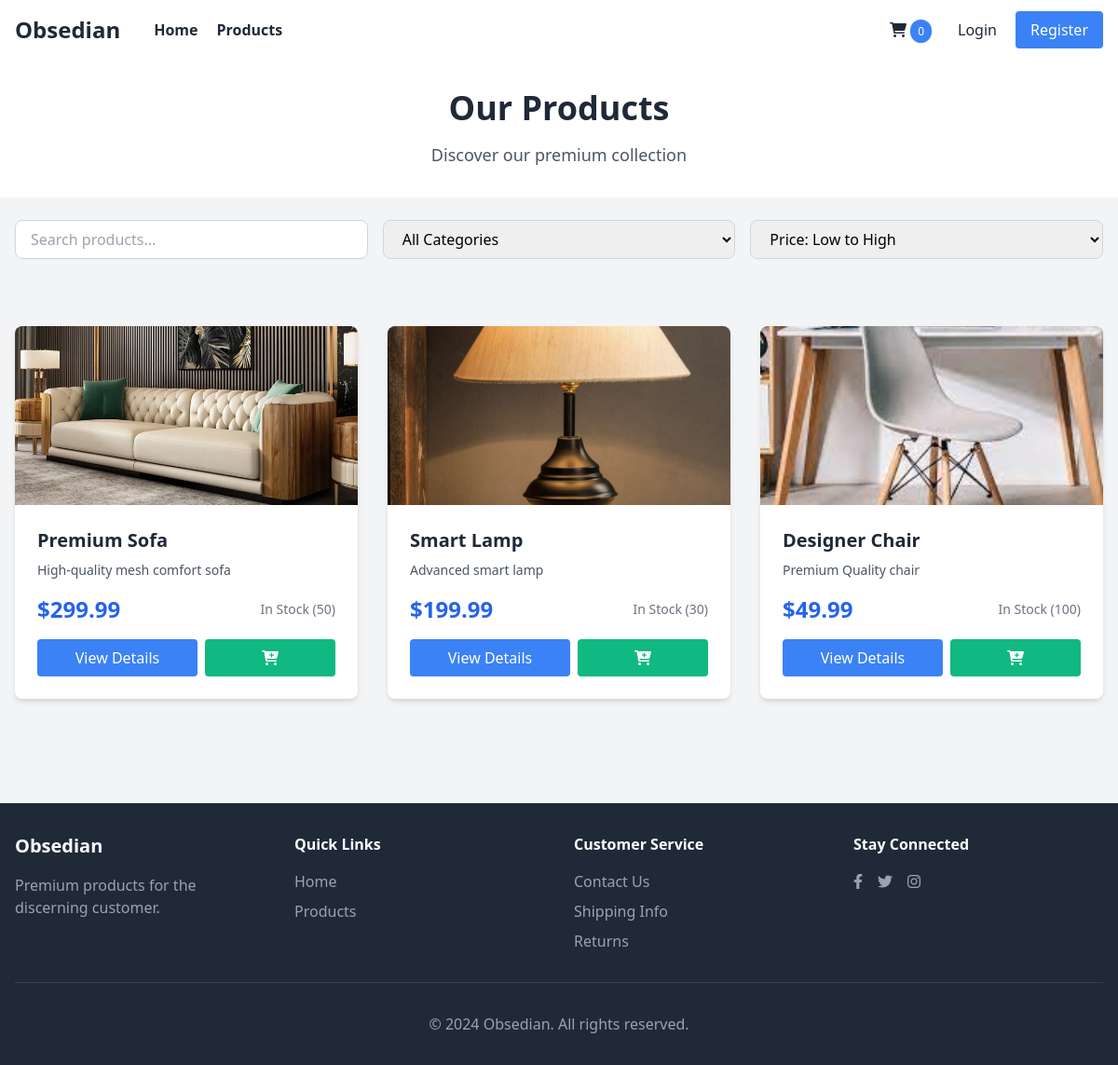
Page /products on the committed database.
### models.py (models this page shows)
class Product(db.Model):
    id = db.Column(db.Integer, primary_key=True)
    name = db.Column(db.String(100), nullable=False)
    description = db.Column(db.Text, nullable=False)
    price = db.Column(db.Float, nullable=False)
    main_image = db.Column(db.String(200))
    stock = db.Column(db.Integer, default=0)
    category = db.Column(db.String(50))
    created_at = db.Column(db.DateTime, default=datetime.utcnow)
    is_active = db.Column(db.Boolean, default=True)
    images = db.relationship('ProductImage', backref='product', lazy=True, cascade='all, delete-orphan')

### app.py (the view)
@app.route('/products')
def products():
    category = request.args.get('category')
    search = request.args.get('search')
    query = Product.query.filter_by(is_active=True)
    if category:
        query = query.filter_by(category=category)
    if search:
        query = query.filter(Product.name.ilike(f'%{search}%'))
    products = query.all()
    categories = db.session.query(Product.category).distinct().all()
    return render_template('products.html', products=products, categories=categories)

### templates/products.html (shortened to what this page needs)
{% extends "base.html" %} {% block title %}Products - LuxuryShop{% endblock %}
{% block content %}
<section class="py-8 bg-white">
  <div class="max-w-7xl mx-auto px-4">
    <h1 class="text-4xl font-bold text-center text-gray-800 mb-4">
      Our Products
    </h1>
    <p class="text-lg text-gray-600 text-center">
      Discover our premium collection
    </p>
  </div>
</section>
<section class="bg-gray-100 py-6">
  <div class="max-w-7xl mx-auto px-4">
    <div class="flex flex-col md:flex-row gap-4 items-center justify-between">
      <div class="w-full md:w-1/3">
        <input
          type="text"
          id="search-input"
          placeholder="Search products..."
          class="w-full px-4 py-2 border border-gray-300 rounded-lg focus:outline-none focus:ring-2 focus:ring-blue-500"
        />
      </div>
      <div class="w-full md:w-1/3">
        <select
          id="category-filter"
          class="w-full px-4 py-2 border border-gray-300 rounded-lg focus:outline-none focus:ring-2 focus:ring-blue-500"
        >
          <option value="">All Categories</option>
        </select>
      </div>
      <div class="w-full md:w-1/3">
        <select
          class="w-full px-4 py-2 border border-gray-300 rounded-lg focus:outline-none focus:ring-2 focus:ring-blue-500"
        >
          <option>Price: Low to High</option>
        </select>
      </div>
    </div>
  </div>
</section>
<section class="py-12">
  <div class="max-w-7xl mx-auto px-4">
    {% if products %}
    <div
      class="grid grid-cols-1 md:grid-cols-2 lg:grid-cols-3 xl:grid-cols-4 gap-8"
    >
      {% for product in products %}
      <div
        class="product-card bg-white rounded-lg shadow-md overflow-hidden hover:shadow-xl transition duration-300"
      >
        <img
          src="{{ product.main_image }}"
          alt="{{ product.name }}"
          class="w-full h-48 object-cover"
        />
        <div class="p-6">
          <h3 class="text-xl font-semibold mb-2 text-gray-800">
            {{ product.name }}
          </h3>
          <p class="text-gray-600 mb-4 text-sm">
            {{ product.description[:100] }}
          </p>
          <div class="flex items-center justify-between mb-4">
            <span class="text-2xl font-bold text-blue-600"
              >${{ "%.2f"|format(product.price) }}</span
            >
            <span class="text-sm text-gray-500">
              {% if product.stock > 0 %} In Stock ({{ product.stock }}) {% else
              %} Out of Stock {% endif %}
            </span>
          </div>
          <div class="flex space-x-2">
            <a
              href="{{ url_for('product_detail', product_id=product.id) }}"
              class="flex-1 bg-blue-500 text-white text-center px-4 py-2 rounded hover:bg-blue-600 transition duration-300"
            >
              View Details
            </a>
            {% if product.stock > 0 %}
            <form
              action="{{ url_for('add_to_cart', product_id=product.id) }}"
              method="POST"
              class="flex-1"
            >
              <button
                type="submit"
                class="w-full bg-green-500 text-white px-4 py-2 rounded hover:bg-green-600 transition duration-300"
              >
                <i class="fas fa-cart-plus"></i>
              </button>
            </form>
            {% endif %}
          </div>
        </div>
      </div>
      {% endfor %}
    </div>
    {% endif %}
  </div>
</section>
{% endblock %}

### static/css/style.css (style rules this page uses)
.grid { display: grid; }
.product-card { transition: transform 0.3s ease, box-shadow 0.3s ease; }

### rows in the picture
Product: main_image (picture), name "Premium Sofa", description "High-quality mesh comfort sofa", price "299.99", stock "50"
Product: main_image (picture), name "Smart Lamp", description "Advanced smart lamp", price "199.99", stock "30"
Product: main_image (picture), name "Designer Chair", description "Premium Quality chair", price "49.99", stock "100"
